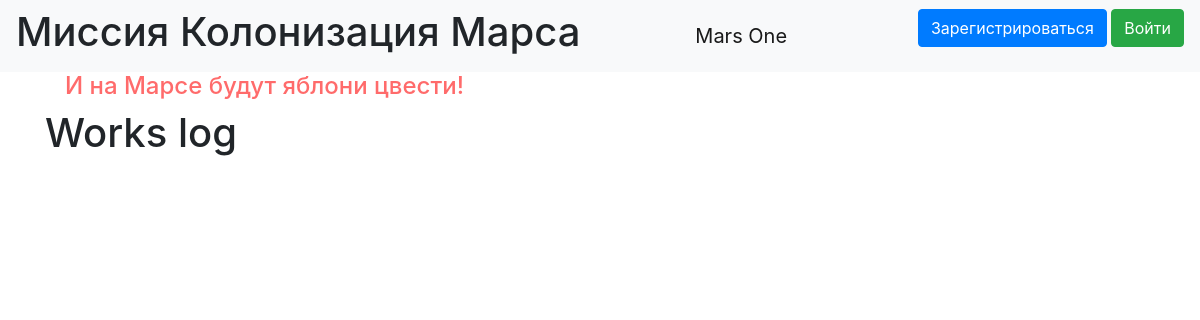
The app's page /index, older data.
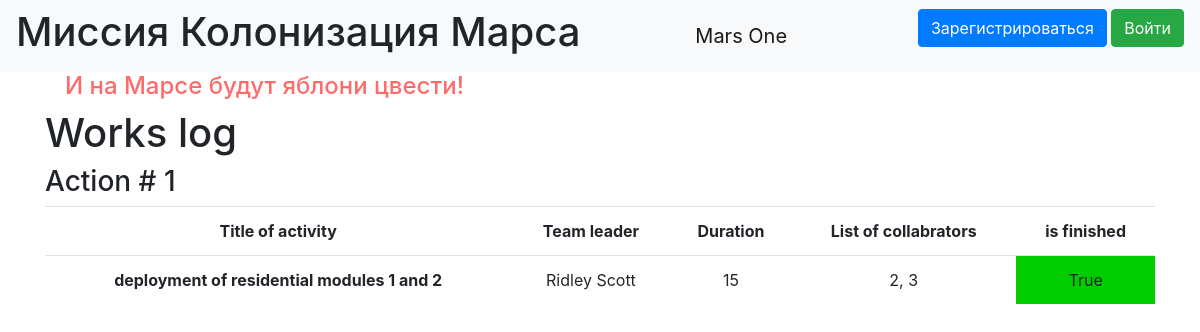
The same page, newer data.
### data/jobs.py (models this page shows, shortened)
class Job(SqlAlchemyBase, UserMixin, SerializerMixin):
    __tablename__ = 'jobs'
    id = sqlalchemy.Column(sqlalchemy.Integer,
                           primary_key=True, autoincrement=True)
    team_leader = sqlalchemy.Column(sqlalchemy.Integer, nullable=True)
    job = sqlalchemy.Column(sqlalchemy.String, nullable=True)
    work_size = sqlalchemy.Column(sqlalchemy.Integer, nullable=True)
    collaborators = sqlalchemy.Column(sqlalchemy.String, nullable=True)
    start_date = sqlalchemy.Column(sqlalchemy.DateTime,
                                     default=datetime.datetime.now)
    end_date = sqlalchemy.Column(sqlalchemy.DateTime,
                                     default=datetime.datetime.now)
    is_finished = sqlalchemy.Column(sqlalchemy.Boolean, nullable=True)

### main.py (the view)
@app.route('/')
@app.route('/index')
def index(**param):
    jobs = db_sess.query(Job).all()
    users = db_sess.query(User).all()
    names = {}
    for user in users:
        names[user.id] = f"{user.surname} {user.name}"
    print(names)
    return render_template('index.html', jobs=jobs, names=names, **param)

### templates/index.html
{% extends "base.html" %}
{% block content %}
<h1>Works log</h1>
{% for job in jobs %}
<h3>Action # {{ loop.index }}</h3>
<table class="table">
  <tread>
    <tr>
      <th scope="col">Title of activity</th>
      <th scope="col">Team leader</th>
      <th scope="col">Duration</th>
      <th scope="col">List of collabrators</th>
      <th scope="col">is finished</th>
    </tr>
  </tread>
  <tr>
    <th scope="row">{{ job.job }}</th>
    <td>{{ names[job.team_leader] }}</td>
    <td>{{ job.work_size }}</td>
    <td>{{ job.collaborators }}</td>
    {% if job.is_finished %}
    <td bgcolor="00cc00">{{ job.is_finished }}</td>
    {% else %}
    <td bgcolor="cc0000">{{ job.is_finished }}</td>
    {% endif %}
  </tr>
</table>
{% endfor %}
{% endblock %}

### templates/base.html (shortened to what this page needs)
<!doctype html>
<html lang="en">
<head>
    <link rel="stylesheet"
          href="https://stackpath.bootstrapcdn.com/bootstrap/4.4.1/css/bootstrap.min.css"
>
        <link rel="stylesheet" href="{{ url_for('static', filename='css/style.css') }}">
</head>
<body>
<header>
    <nav class="navbar navbar-light bg-light">
        <h1>Миссия Колонизация Марса</h1>
        <a class="navbar-brand" href="#">Mars One</a>
        {% if current_user.is_authenticated %}
            <a class="navbar-brand" href="/logout">{{ current_user.name }}</a>
        {% else %}
            <p>
                <a class="btn btn-primary " href="/register">Зарегистрироваться</a>
                <a class="btn btn-success" href="/login">Войти</a>
            </p>
        {% endif %}
    </nav>
</header>
<main role="main" class="container">
    <h4>И на Марсе будут яблони цвести!</h4>
    {% block content %}{% endblock %}
</main>
</body>
</html>

### static/css/style.css (style rules this page uses)
h4 { color: #ff6b6b; padding-left: 20px; }
table { text-align: center; margin-left: auto; margin-right: auto; }

Row changes from the older to the newer data that the page shows:
added Job: job "deployment of residential modules 1 and 2", team_leader "Ridley Scott", work_size "15", collaborators "2, 3", is_finished "True"
